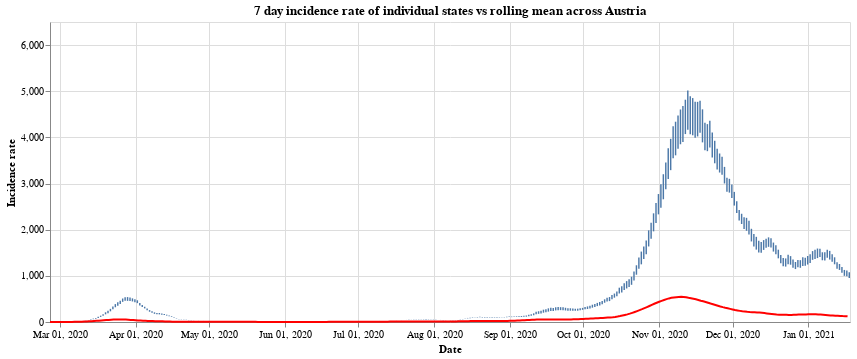

Write notebook code for a chart like this one.
### Markdown cell above
Finally we have the

### Code cell
#collapse
states = at_data['Bundesland'].unique()
states.sort()

selection = alt.selection_single(
    name='Select',
    fields=['Bundesland'],
    init={'Bundesland': 'Vorarlberg'},
    bind={'Bundesland': alt.binding_select(options=states)}
)

# scatter plot, modify opacity based on selection
bars = alt.Chart(at_data).mark_bar().add_selection(
    selection
).encode(
    x=alt.X("yearmonthdate(Time):T", axis=alt.Axis(title='Date')),
    y=alt.Y("SiebenTageInzidenzFaelle:Q", axis=alt.Axis(title='Incidence rate')),
    tooltip='SiebenTageInzidenzFaelle:Q',
    opacity=alt.condition(selection, alt.value(1), alt.value(0))
).properties(title=f'7 day incidence rate of individual states vs rolling mean across Austria', width=800)

line = alt.Chart(all_austria).mark_line(
    color='red',
    size=2,
).transform_window(
    rolling_mean='mean(SiebenTageInzidenzFaelle)',
    frame=[0, 7]
).encode(
    x='yearmonthdate(Time):T',
    y='rolling_mean:Q'
)

alt.layer(bars, line)

### Figure 1 — Vega-Lite specification as saved in the notebook (floating-point values rounded to 4 significant figures; data arrays with more than 128 entries replaced by an {"elided": "..."} marker saying what was removed)
{"config": {"view": {"continuousWidth": 400, "continuousHeight": 300}}, "layer": [{"data": {"name": "data-91102b875414411ad27907afeea2058d"}, "mark": "bar", "encoding": {"opacity": {"condition": {"value": 1, "selection": "Select"}, "value": 0}, "tooltip": {"type": "quantitative", "field": "SiebenTageInzidenzFaelle"}, "x": {"type": "temporal", "axis": {"title": "Date"}, "field": "Time", "timeUnit": "yearmonthdate"}, "y": {"type": "quantitative", "axis": {"title": "Incidence rate"}, "field": "SiebenTageInzidenzFaelle"}}, "selection": {"Select": {"type": "single", "fields": ["Bundesland"], "init": {"Bundesland": "Vorarlberg"}, "bind": {"Bundesland": {"input": "select", "options": ["Burgenland", "Kärnten", "Niederösterreich", "Oberösterreich", "Salzburg", "Steiermark", "Tirol", "Vorarlberg", "Wien", "Österreich"]}}}}, "title": "7 day incidence rate of individual states vs rolling mean across Austria", "width": 800}, {"data": {"name": "data-e28b1dab26355627a0b2aff3a7a473e5"}, "mark": {"type": "line", "color": "red", "size": 2}, "encoding": {"x": {"type": "temporal", "field": "Time", "timeUnit": "yearmonthdate"}, "y": {"type": "quantitative", "field": "rolling_mean"}}, "transform": [{"window": [{"op": "mean", "field": "SiebenTageInzidenzFaelle", "as": "rolling_mean"}], "frame": [0, 7]}]}], "$schema": "https://vega.github.io/schema/vega-lite/v4.8.1.json", "datasets": {"data-91102b875414411ad27907afeea2058d": {"elided": "3270 records"}, "data-e28b1dab26355627a0b2aff3a7a473e5": {"elided": "327 records"}}}
